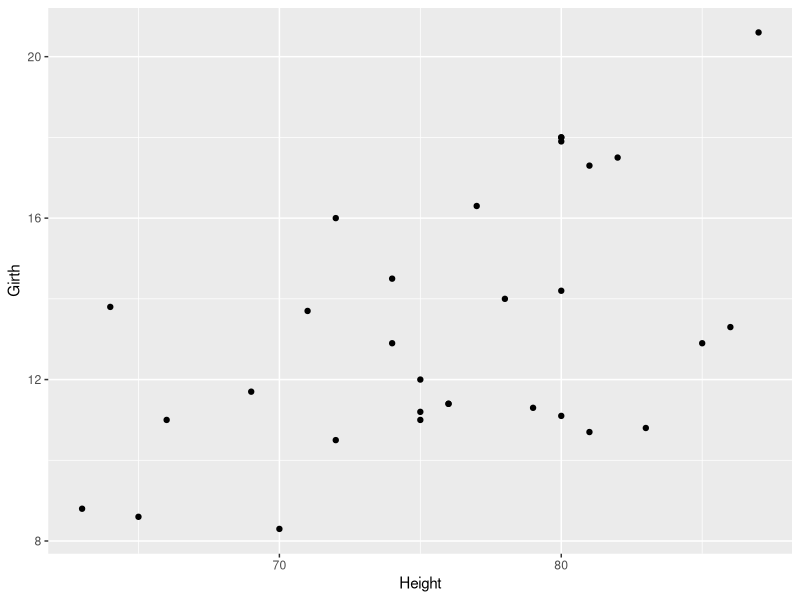
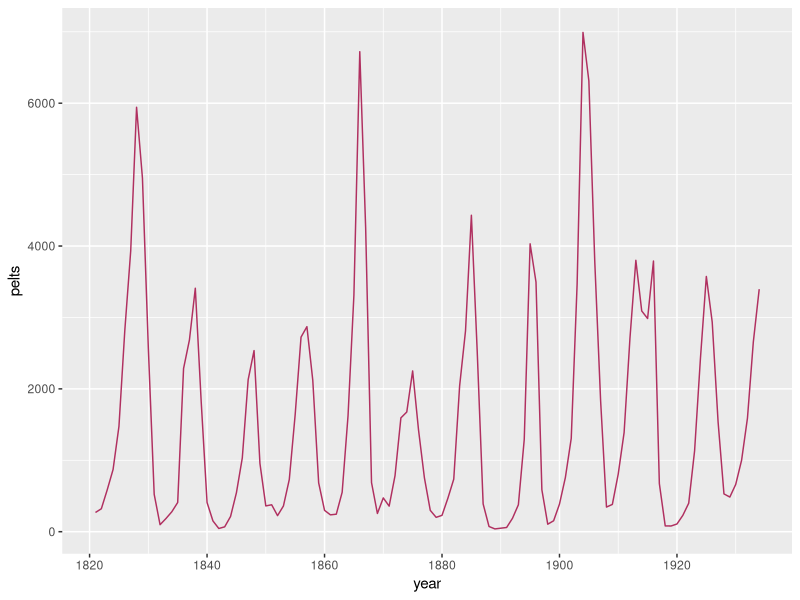
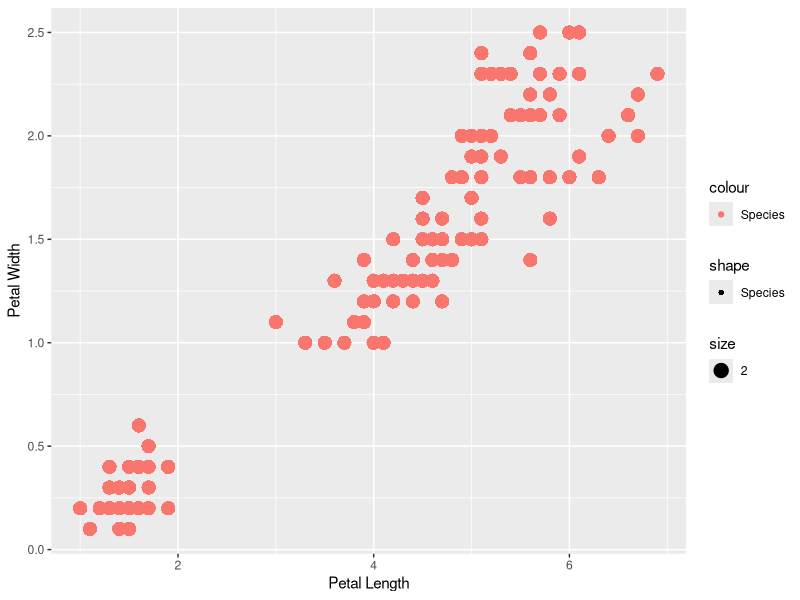
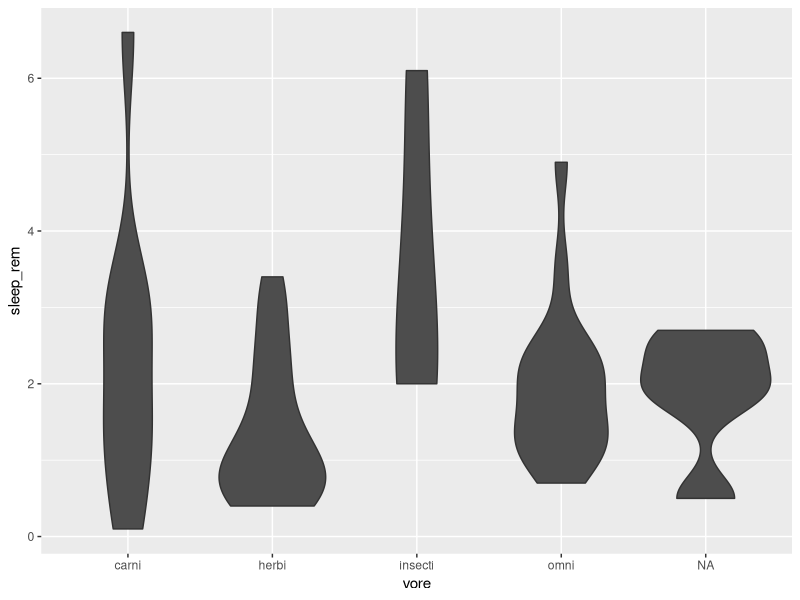
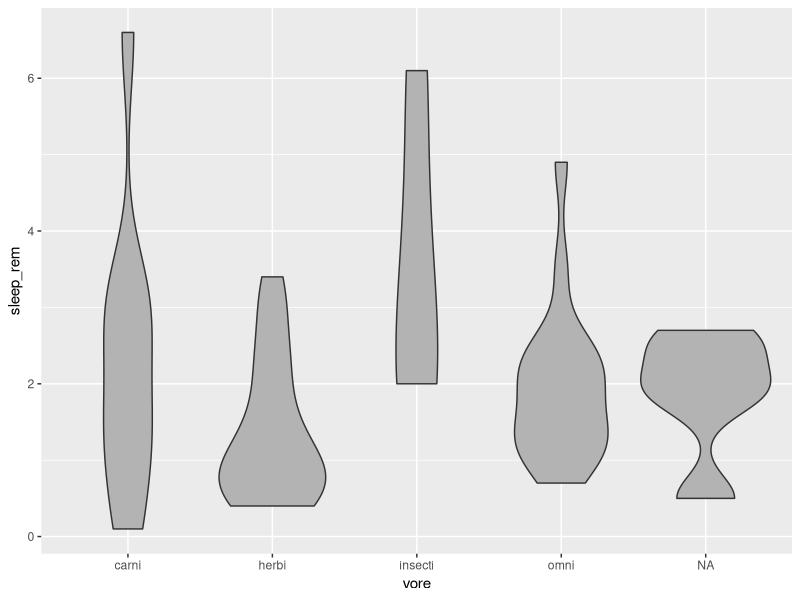
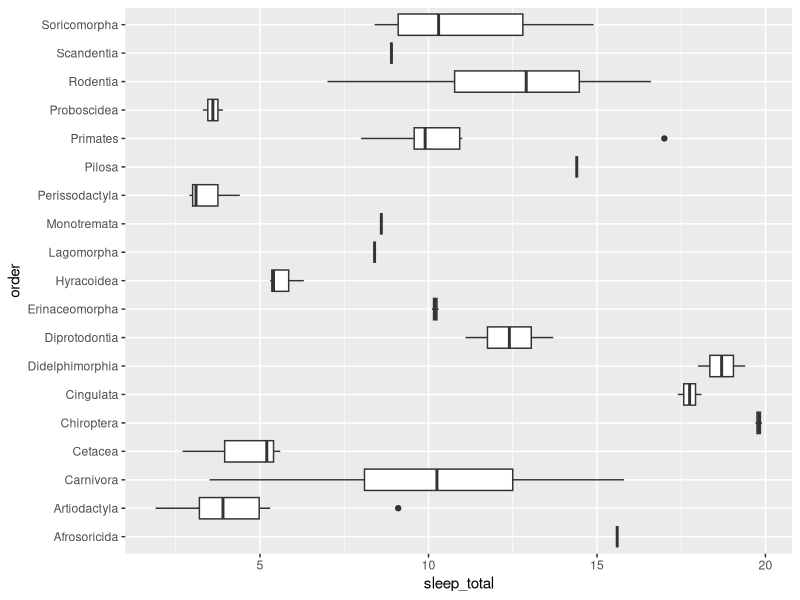
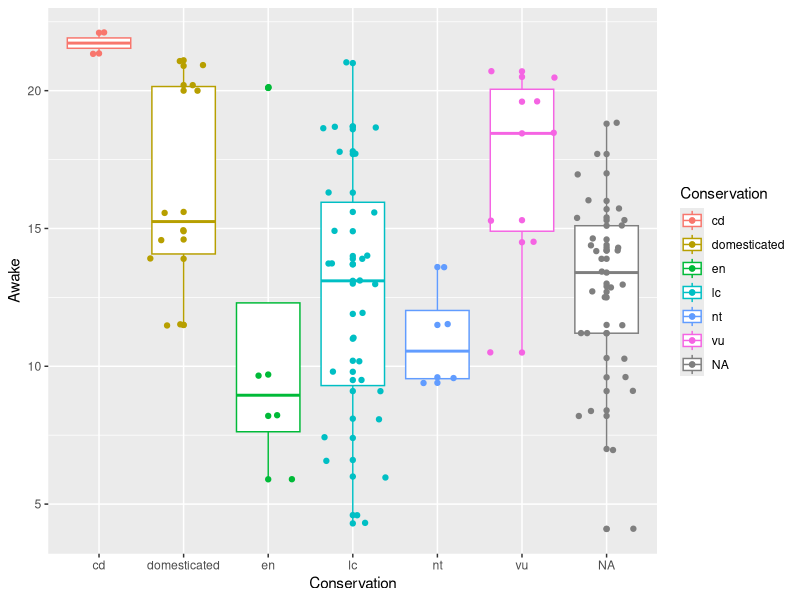
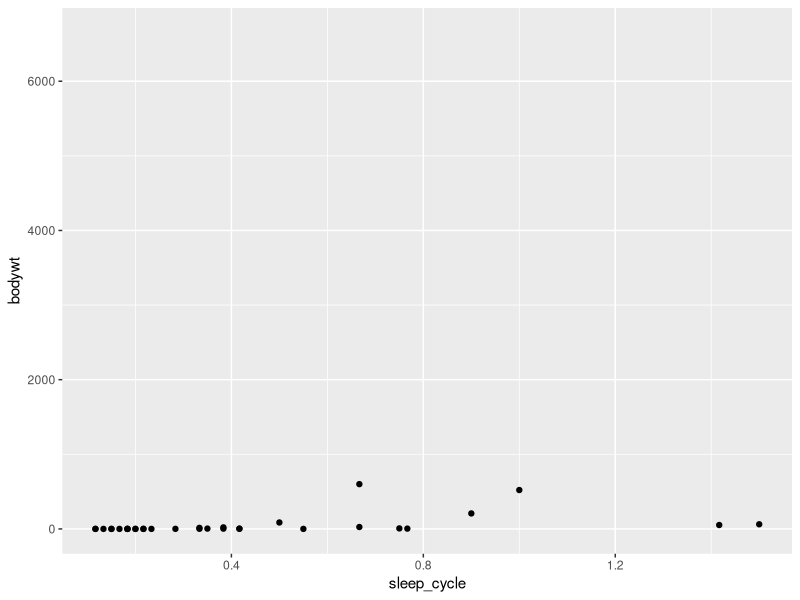

Recreate these plots in R, in order.
## ---- chunk 1
library(tidyverse)
## ---- chunk 2
data(trees)
?trees

### Plot 1
ggplot(data = trees, mapping = aes(x = 	Height, y = Girth)) +
geom_point()
## ---- chunk 3
data(lynx)
?lynx

### Plot 2
year <- (1821:1934)
pelts <- as.vector(lynx)
lynx_pelts <- data.frame(year, pelts)
ggplot(data = lynx_pelts, mapping = aes(x = year, y = pelts)) +
  geom_line(color = "maroon")
## ---- chunk 4
data(iris)
?iris

### Plot 3
ggplot(data = iris, mapping = aes(x = Petal.Length, y = Petal.Width)) +
  geom_point(mapping = aes(color = "Species", shape = "Species", size = 2)) +
  xlab("Petal Length") + ylab("Petal Width")
## ---- chunk 5
msleep
?msleep
## ---- chunk 6
### Plot 4
ggplot(data = msleep) +
  geom_violin(mapping = aes(x = vore, y =sleep_rem), fill = "gray30")

### Plot 5
ggplot(data = msleep) +
  geom_violin(mapping = aes(x = vore, y =sleep_rem), fill = "gray70")
## ---- chunk 7
### Plot 7
ggplot(data = msleep, mapping = aes(x = order, y = sleep_total)) +
  geom_boxplot() +
  coord_flip()

## ---- chunk 8
ggplot(data = msleep, mapping = aes(x = conservation, y = awake)) +
  geom_boxplot(mapping = aes(color = conservation)) +
  geom_point(mapping = aes(color = conservation)) +
  geom_jitter(mapping = aes(color = conservation)) +
  xlab("Conservation") + ylab("Awake") +
  scale_color_discrete(name = "Conservation")
## ---- chunk 9
ggplot(data = msleep, mapping = aes(x =sleep_cycle, y = bodywt)) +
  geom_point()
